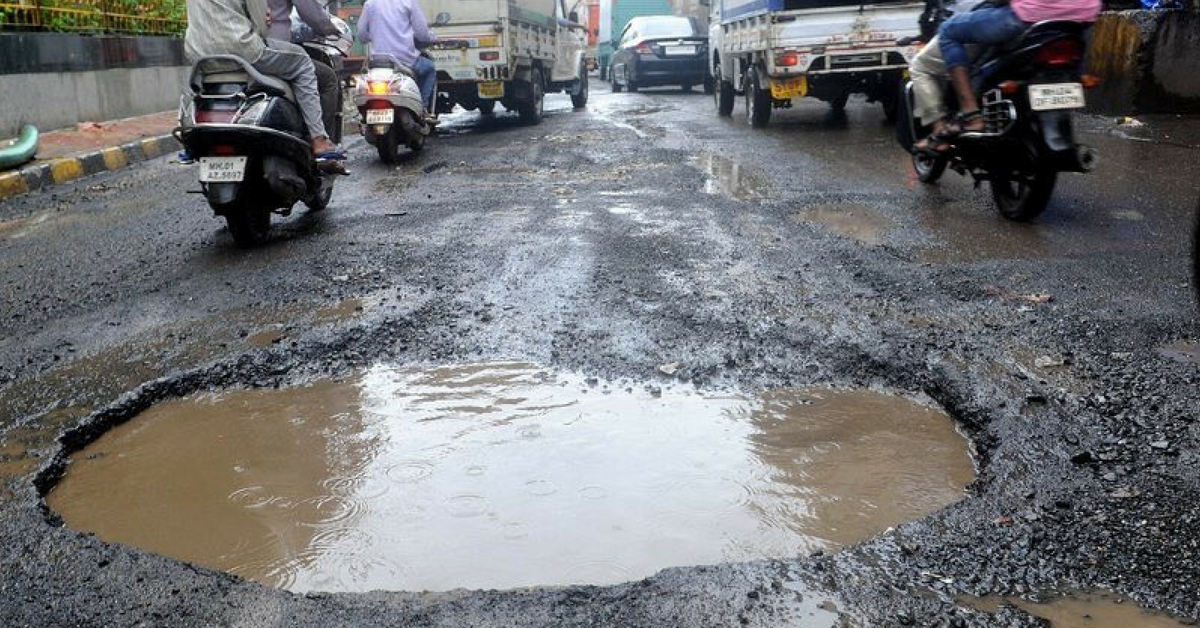
#> input picture object_prediction_imageai/3.jpg, 1200 x 628 px, given in place of 3.jpeg, which was not available
$ python crop_in_3parts.py
#> lines starting #> are read from the running program, lines starting #| are printed output that depends on the picture; pictures that were not available may be replaced by others from this repository, and a replacement may not be noted
import cv2 as _cv2


def crop(img, pxstep=1000, pystep=1000):
    i = 0
    h = img.shape[0]
    w = img.shape[1]
    start_row, start_col = int(0), int(0)

    y = pystep
    while y <= h:
        start_col = 0
        x = pxstep
        while x <= w:
            end_row = int(x)
            end_col = int(y)

            # crop
            # _cv2.imshow("Cropped Top", cropped_img)
            i = i + 1
            print("box no : " + str(i))
            print(start_row, start_col)
            print(end_row, end_col)
            cropped_img = image[start_row:end_row, start_col:end_col]
            image_path_cropped = 'imgs/3_cropped_' + str(i) + '.jpeg'
            _cv2.imwrite(image_path_cropped, cropped_img)

            #  increment to next box
            start_col = x
            x += pxstep

        #  move to next horizontal box
        start_row = y
        y += pystep


image = _cv2.imread("imgs/3.jpeg")
#> image is the input picture: shape (628, 1200, 3); mean B, G, R 118.3, 115.9, 114.6

h = image.shape[0]
#> h = 628
w = image.shape[1]
#> w = 1200
print('Height of image:', (h, 'pixels'))
#| Height of image: (628, 'pixels')
print('Width of image:', (w, 'pixels'))
#| Width of image: (1200, 'pixels')

px = int(w / 3)
#> px = 400
py = int(h / 3)
#> py = 209
print("width of each grid box ", (px, 'pixels'))
#| width of each grid box  (400, 'pixels')
print("height of each grid box ", (py, 'pixels'))
#| height of each grid box  (209, 'pixels')

crop(image, px, py)
#> the loop in crop, `while y <= h:` made 3 passes
#> pass 1, in crop, `_cv2.imwrite(image_path_cropped, cropped_img)`:
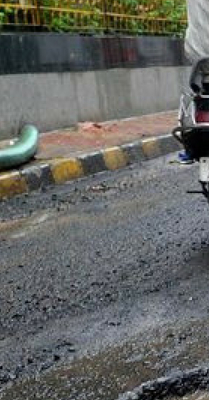
#> saved as 3_cropped_1.jpeg: shape (400, 209, 3); mean B, G, R 99.2, 102.5, 101
#> pass 2, in crop, `_cv2.imwrite(image_path_cropped, cropped_img)`:
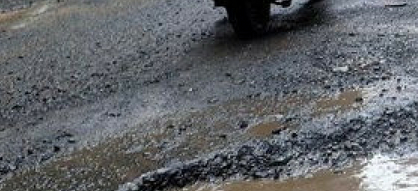
#> saved as 3_cropped_4.jpeg: shape (191, 418, 3); mean B, G, R 104.1, 100.3, 97.3
#> after the loop in crop, `while y <= h:`: i = 9; y = 836

$ run again, with object_prediction_imageai/2.jpg copied over object_prediction_imageai/3.jpg
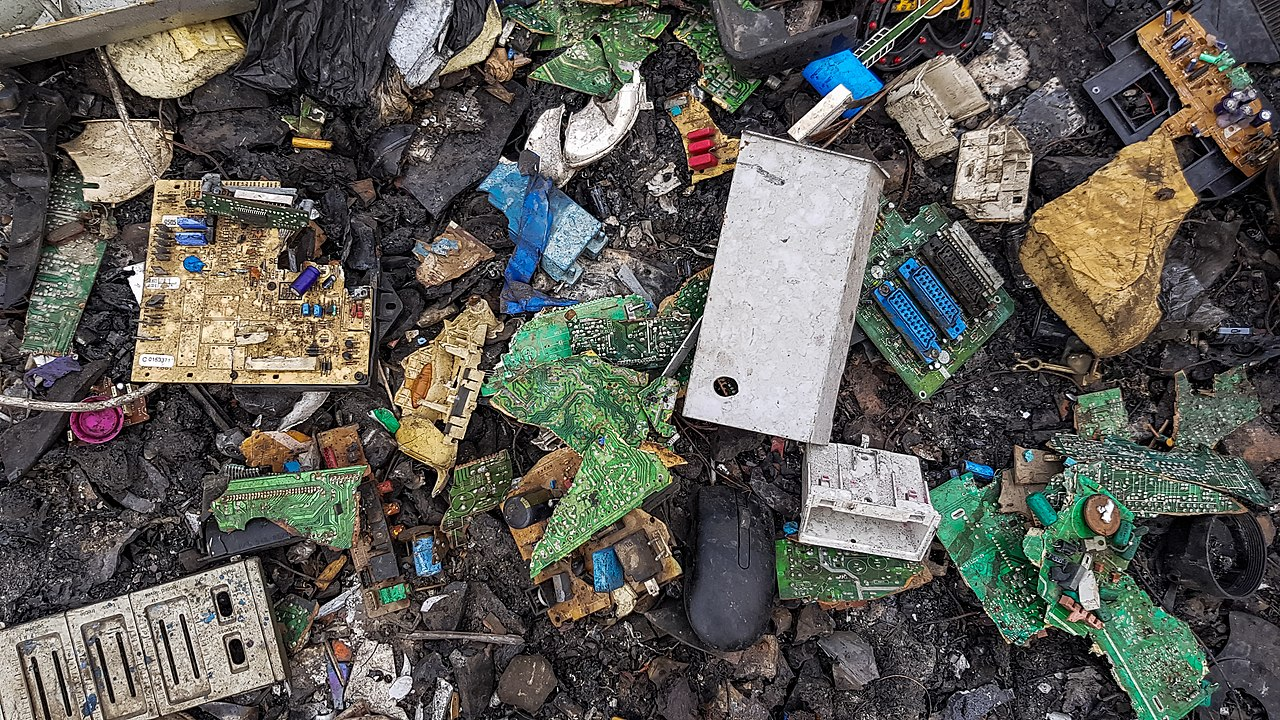
#> input picture object_prediction_imageai/2.jpg, 1280 x 720 px, given in place of 3.jpeg, which was not available
#> image is the input picture: shape (720, 1280, 3); mean B, G, R 86.3, 92.3, 93.5
#| Height of image: (720, 'pixels')
#| Width of image: (1280, 'pixels')
#| width of each grid box  (426, 'pixels')
#| height of each grid box  (240, 'pixels')
#> the loop in crop, `while y <= h:` made 3 passes
#> pass 1, in crop, `_cv2.imwrite(image_path_cropped, cropped_img)`:
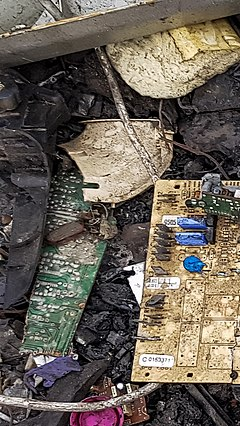
#> saved as 3_cropped_1.jpeg: shape (426, 240, 3); mean B, G, R 87.2, 97.2, 105.4
#> pass 2, in crop, `_cv2.imwrite(image_path_cropped, cropped_img)`:
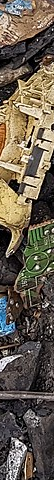
#> saved as 3_cropped_5.jpeg: shape (480, 54, 3); mean B, G, R 79.2, 93, 102.8
#> after the loop in crop, `while y <= h:`: i = 9; y = 960
